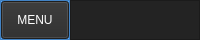
     <widget class="QFrame" name="Top_Bar">
      <property name="maximumSize">
       <size>
        <width>16777215</width>
        <height>40</height>
       </size>
      </property>
      <property name="styleSheet">
       <string notr="true">background-color: rgb(35, 35, 35);</string>
      </property>
      <property name="frameShape">
       <enum>QFrame::NoFrame</enum>
      </property>
      <property name="frameShadow">
       <enum>QFrame::Raised</enum>
      </property>
      <layout class="QHBoxLayout" name="horizontalLayout">
       <property name="spacing">
        <number>0</number>
       </property>
       <property name="leftMargin">
        <number>0</number>
       </property>
       <property name="topMargin">
        <number>0</number>
       </property>
       <property name="rightMargin">
        <number>0</number>
       </property>
       <property name="bottomMargin">
        <number>0</number>
       </property>
       <item>
        <widget class="QFrame" name="frame_toggle">
         <property name="maximumSize">
          <size>
           <width>70</width>
           <height>40</height>
          </size>
         </property>
         <property name="styleSheet">
          <string notr="true">background-color: rgb(85, 170, 255);</string>
         </property>
         <property name="frameShape">
          <enum>QFrame::StyledPanel</enum>
         </property>
         <property name="frameShadow">
          <enum>QFrame::Raised</enum>
         </property>
         <layout class="QVBoxLayout" name="verticalLayout_2">
          <property name="spacing">
           <number>0</number>
          </property>
          <property name="leftMargin">
           <number>0</number>
          </property>
          <property name="topMargin">
           <number>0</number>
          </property>
          <property name="rightMargin">
           <number>0</number>
          </property>
          <property name="bottomMargin">
           <number>0</number>
          </property>
          <item>
           <widget class="QPushButton" name="Btn_Toggle">
            <property name="sizePolicy">
             <sizepolicy hsizetype="Expanding" vsizetype="Expanding">
              <horstretch>0</horstretch>
              <verstretch>0</verstretch>
             </sizepolicy>
            </property>
            <property name="styleSheet">
             <string notr="true">color: rgb(255, 255, 255);
background-color:rgb(43, 43, 43)</string>
            </property>
            <property name="text">
             <string>MENU</string>
            </property>
           </widget>
          </item>
         </layout>
        </widget>
       </item>
       <item>
        <widget class="QFrame" name="frame_top">
         <property name="frameShape">
          <enum>QFrame::StyledPanel</enum>
         </property>
         <property name="frameShadow">
          <enum>QFrame::Raised</enum>
         </property>
         <widget class="QLabel" name="label_6">
          <property name="geometry">
           <rect>
            <x>570</x>
            <y>10</y>
            <width>401</width>
            <height>21</height>
           </rect>
          </property>
          <property name="font">
           <font>
            <family>Segoe UI</family>
            <pointsize>12</pointsize>
            <weight>75</weight>
            <bold>true</bold>
           </font>
          </property>
          <property name="styleSheet">
           <string notr="true">COLOR:WHITE;</string>
          </property>
          <property name="text">
           <string>WMSU FACE RECOGNITION SYSTEM</string>
          </property>
         </widget>
        </widget>
       </item>
      </layout>
     </widget>
